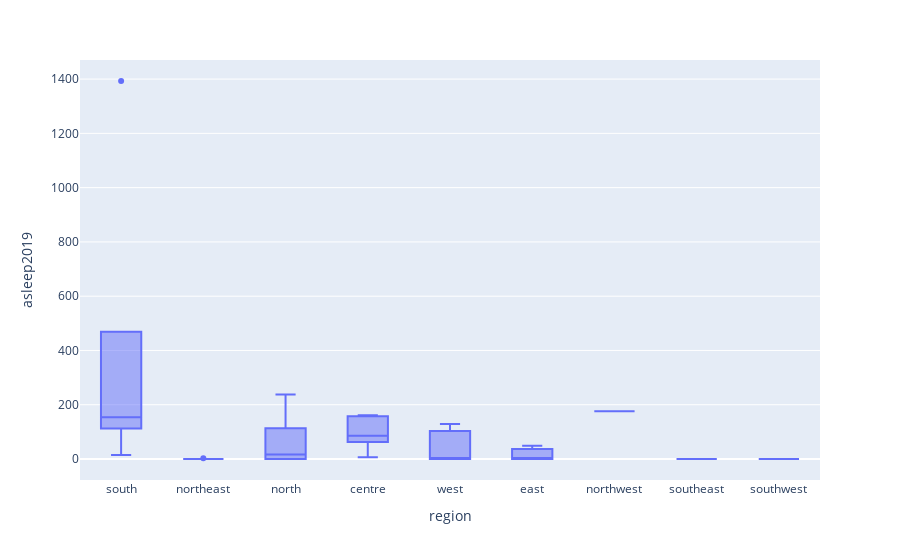

Write notebook code for a chart like this one.
### Code cell
fig = px.box(df, x='region', y='asleep2019') # Statistics of Road acccdient caused by drowniness or Sleep
fig.show()

### Figure 1 — Plotly figure (JSON) as saved in the notebook; plotly's stock layout.template omitted (floating-point values rounded to 4 significant figures)
{"data": [{"alignmentgroup": "True", "hovertemplate": "region=%{x}<br>asleep2019=%{y}<extra></extra>", "legendgroup": "", "marker": {"color": "#636efa"}, "name": "", "notched": false, "offsetgroup": "", "orientation": "v", "showlegend": false, "type": "box", "x": ["south", "northeast", "northeast", "north", "centre", "west", "west", "north", "north", "north", "centre", "south", "south", "centre", "west", "northeast", "northeast", "east", "northeast", "centre", "north", "northwest", "northeast", "south", "centre", "east", "north", "north", "east", "southeast", "north", "west", "west", "southwest", "south"], "x0": " ", "xaxis": "x", "y": [154, 0, 3, 72, 81, 4, 95, 154, 0, 0, 6, 145, 1393, 86, 129, 0, 0, 0, 0, 161, 34, 176, 0, 161, 157, 0, 0, 238, 49, 0, 0, 0, 0, 0, 15], "y0": " ", "yaxis": "y"}], "layout": {"boxmode": "group", "legend": {"tracegroupgap": 0}, "margin": {"t": 60}, "xaxis": {"anchor": "y", "domain": [0, 1], "title": {"text": "region"}}, "yaxis": {"anchor": "x", "domain": [0, 1], "title": {"text": "asleep2019"}}}}
